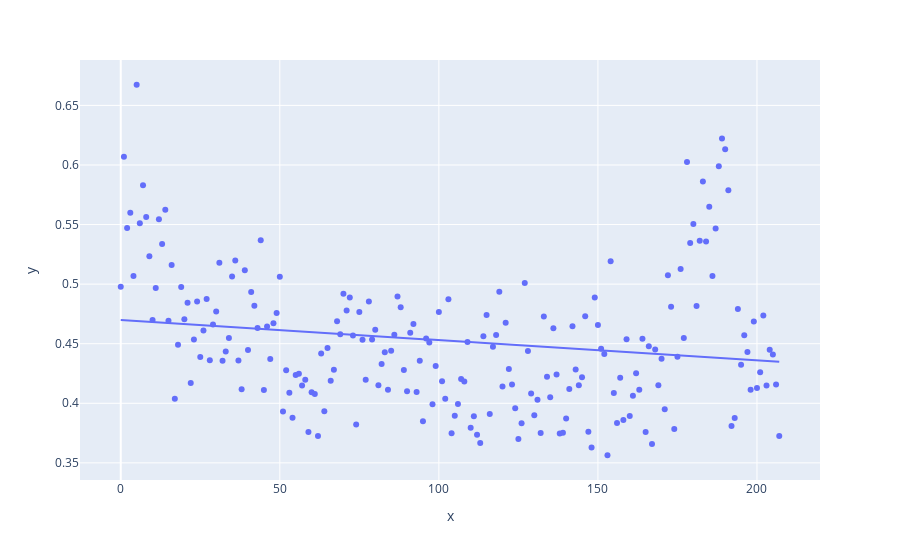

Source (notebook cell):
### Code cell
px.scatter(
    x=[i for i in range(data.loc[(data.dataset == 'val') & (data.metric_name == 'loss')].shape[0])],
    y=data.loc[(data.dataset == 'val') & (data.metric_name == 'loss')].value,
    trendline="ols"
)

### Figure 1 — Plotly figure (JSON) as saved in the notebook; plotly's stock layout.template omitted (floating-point values rounded to 4 significant figures; data arrays with more than 128 entries replaced by an {"elided": "..."} marker saying what was removed)
{"data": [{"hovertemplate": "x=%{x}<br>y=%{y}<extra></extra>", "legendgroup": "", "marker": {"color": "#636efa", "symbol": "circle"}, "mode": "markers", "name": "", "orientation": "v", "showlegend": false, "type": "scatter", "x": {"elided": "208 int values"}, "xaxis": "x", "y": {"elided": "208 float values"}, "yaxis": "y"}, {"hovertemplate": "<b>OLS trendline</b><br>y = -0.000169653 * x + 0.469959<br>R<sup>2</sup>=0.031395<br><br>x=%{x}<br>y=%{y} <b>(trend)</b><extra></extra>", "legendgroup": "", "marker": {"color": "#636efa", "symbol": "circle"}, "mode": "lines", "name": "", "showlegend": false, "type": "scatter", "x": {"elided": "208 int values"}, "xaxis": "x", "y": {"elided": "208 float values"}, "yaxis": "y"}], "layout": {"autosize": true, "legend": {"tracegroupgap": 0}, "margin": {"t": 60}, "xaxis": {"anchor": "y", "autorange": true, "domain": [0, 1], "range": [-12.27, 219.3], "title": {"text": "x"}, "type": "linear"}, "yaxis": {"anchor": "x", "autorange": true, "domain": [0, 1], "range": [0.3323, 0.6914], "title": {"text": "y"}, "type": "linear"}}}
